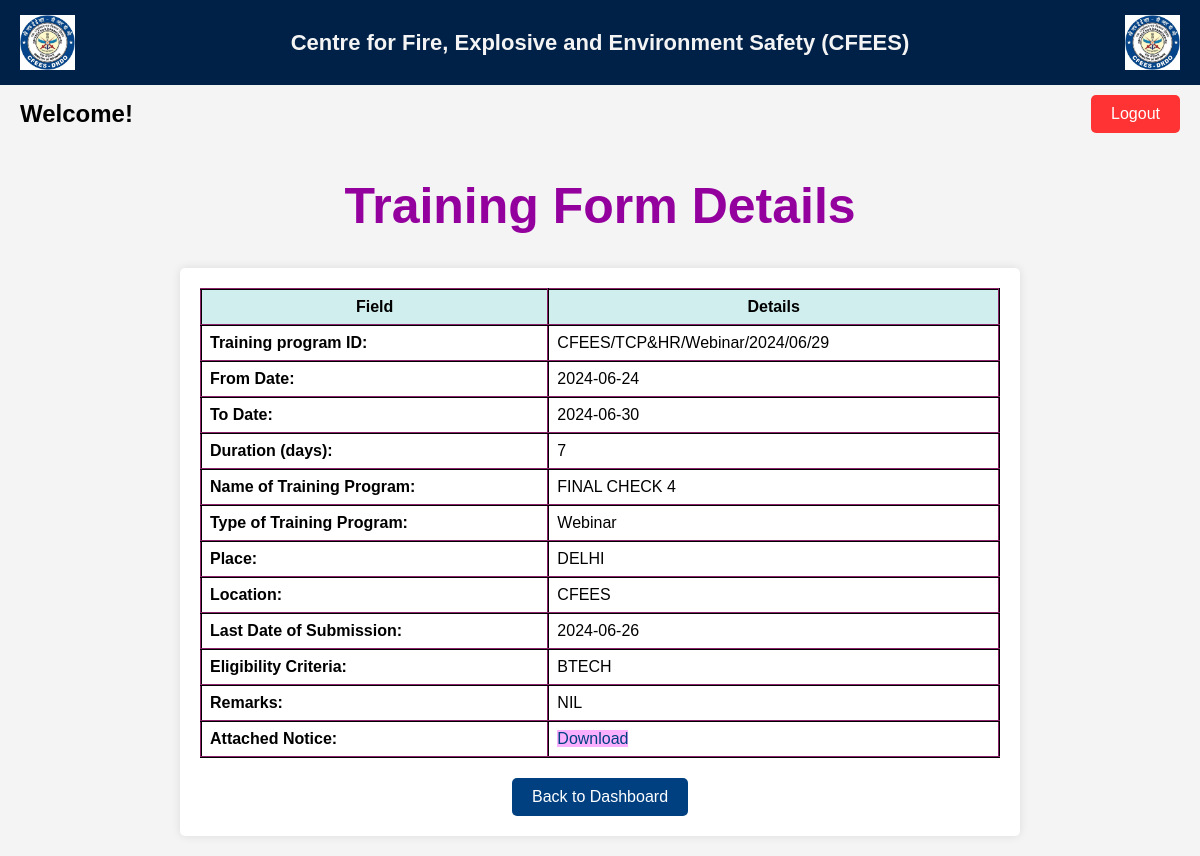
/view_full_application.php?training_id=29 (signed in), run on the app's committed database.
### tables this page shows
CREATE TABLE `training_forms` (
  `id` int(11) NOT NULL,
  `seminar_id` varchar(255) NOT NULL,
  `from_date` date NOT NULL,
  `to_date` date NOT NULL,
  `duration` int(11) NOT NULL,
  `name_of_seminar` varchar(255) NOT NULL,
  `place` varchar(255) NOT NULL,
  `last_date_of_submission` date NOT NULL,
  `eligibility_criteria` text NOT NULL,
  `remarks` text DEFAULT NULL,
  `notice` varchar(255) DEFAULT NULL,
  `type_of_event` text NOT NULL,
  `location` varchar(255) NOT NULL
);

### view_full_application.php (the view, shortened to what this page needs)
<?php
$servername = "localhost";
$usernameDB = "root";
$passwordDB = "";
$dbname = "permission_request_system";
$conn = new mysqli($servername, $usernameDB, $passwordDB, $dbname);
$training_id = $_GET['training_id'];
$sql = "SELECT * FROM training_forms WHERE id = ?";
$stmt = $conn->prepare($sql);
$stmt->bind_param("i", $training_id);
$stmt->execute();
$result = $stmt->get_result();
if ($result->num_rows > 0) {
    $training = $result->fetch_assoc();
} else {
    echo "Error: Training form not found.";
    exit;
}
?>
<!DOCTYPE html>
<html lang="en">
<head>
</head>
<body>
<div class="header">
    <img src="drdo_logo_0.png" alt="DRDO Logo">
    <h1>Centre for Fire, Explosive and Environment Safety (CFEES)</h1>
    <img src="drdo_logo_0.png" alt="DRDO Logo">
</div>
<div class="navbar">
    <h2>Welcome!</h2>
    <div class="logout">
        <button onclick="navigateTo('logout.php')">Logout</button>
    </div>
</div>
<h1 class="tfd">Training Form Details</h1>
<div class="container">
    <div class="details">
        <table>
            <tr>
                <th>Field</th>
                <th>Details</th>
            </tr>
            <tr>
                <td><strong>Training program ID:</strong></td>
                <td><?php echo htmlspecialchars($training['seminar_id']); ?></td>
            </tr>
            <tr>
                <td><strong>From Date:</strong></td>
                <td><?php echo htmlspecialchars($training['from_date']); ?></td>
            </tr>
            <tr>
                <td><strong>To Date:</strong></td>
                <td><?php echo htmlspecialchars($training['to_date']); ?></td>
            </tr>
            <tr>
                <td><strong>Duration (days):</strong></td>
                <td><?php echo htmlspecialchars($training['duration']); ?></td>
            </tr>
            <tr>
                <td><strong>Name of Training Program:</strong></td>
                <td><?php echo htmlspecialchars($training['name_of_seminar']); ?></td>
            </tr>
            <tr>
                <td><strong>Type of Training Program:</strong></td>
                <td><?php echo htmlspecialchars($training['type_of_event']); ?></td>
            </tr>
            <tr>
                <td><strong>Place:</strong></td>
                <td><?php echo htmlspecialchars($training['place']); ?></td>
            </tr>
            <tr>
                <td><strong>Location:</strong></td>
                <td><?php echo htmlspecialchars($training['location']); ?></td>
            </tr>
            <tr>
                <td><strong>Last Date of Submission:</strong></td>
                <td><?php echo htmlspecialchars($training['last_date_of_submission']); ?></td>
            </tr>
            <tr>
                <td><strong>Eligibility Criteria:</strong></td>
                <td><?php echo nl2br(htmlspecialchars($training['eligibility_criteria'])); ?></td>
            </tr>
            <?php if (!empty($training['remarks'])) : ?>
                <tr>
                    <td><strong>Remarks:</strong></td>
                    <td><?php echo nl2br(htmlspecialchars($training['remarks'])); ?></td>
                </tr>
            <?php endif; ?>
            <?php if (!empty($training['notice'])) : ?>
                <tr>
                    <td><strong>Attached Notice:</strong></td>
                    <td><a href="download_notice.php?training_id=<?php echo $training['id']; ?>">Download</a></td>
                </tr>
            <?php endif; ?>
        </table>
    </div>
    <div class="button-container">
        <button onclick="navigateTo('dashboard.php')">Back to Dashboard</button>
    </div>
</div>
</body>
</html>

### view_full_application.php (style rules this page uses)
body { font-family: Arial, sans-serif; background-color: #f4f4f4; margin: 0; padding: 0; }
.header { background-color: #002147; color: white; padding: 15px 20px; display: flex; align-items: center; justify-content: space-between; }
.header img { height: 55px; }
.header h1 { font-size: 22px; margin: 0; color: #f4f4f4; }
.navbar { color: black; padding: 10px 20px; display: flex; justify-content: space-between; align-items: center; }
.navbar h2 { margin: 0; }
.navbar .logout button { background-color: #ff3333; color: white; border: none; padding: 10px 20px; cursor: pointer; border-radius: 5px; font-size: 16px; }
.container { padding: 20px; background-color: white; margin: 20px auto; max-width: 800px; box-shadow: 0 0 10px rgba(0, 0, 0, 0.1); border-radius: 5px; }
h1 { text-align: center; }
.details table { width: 100%; border-collapse: collapse; }
.details th, .details td { text-align: left; padding: 8px; border-bottom: 1px solid #ddd; border: inset 2px #360d29; }
.details th { background-color: #bde8e6b5; text-align: center; }
.button-container { text-align: center; margin-top: 20px; }
.button-container button { background-color: #004080; color: white; border: none; padding: 10px 20px; font-size: 1em; cursor: pointer; border-radius: 5px; }
a { color: #004080; text-decoration: none; background-color: #faafff; }
.tfd { text-align: center; color: #94009e; font-size: 50px; }

### data on the page
training_forms: seminar "CFEES/TCP&HR/Webinar/2024/06/29", from_date "2024-06-24", to_date "2024-06-30", duration "7", name_of_seminar "FINAL CHECK 4", type_of_event "Webinar", place "DELHI", location "CFEES", last_date_of_submission "2024-06-26", eligibility_criteria "BTECH", remarks "NIL"
